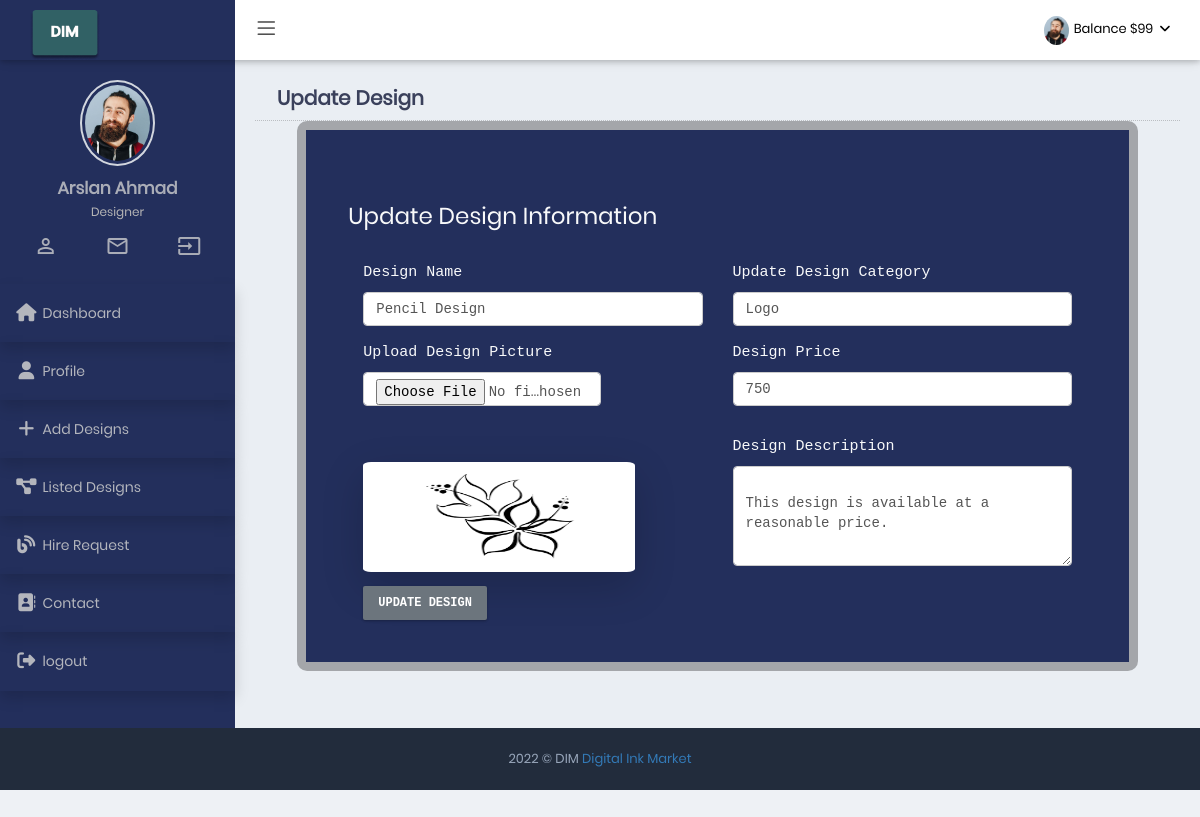
/designer/edit_design.php?id=14 (signed in), run on the app's committed database.
### tables this page shows
CREATE TABLE IF NOT EXISTS `designs` (
  `id` int(11) NOT NULL AUTO_INCREMENT,
  `dName` varchar(50) NOT NULL,
  `dCatagory` varchar(50) NOT NULL,
  `dPrice` varchar(50) NOT NULL,
  `dPic` varchar(50) NOT NULL,
  `description` varchar(500) NOT NULL,
  `user_id` int(11) NOT NULL,
  `added_on` datetime NOT NULL DEFAULT CURRENT_TIMESTAMP,
  PRIMARY KEY (`id`)
);

### designer/edit_design.php (the view, shortened to what this page needs)
<?php
include('../db_con.php');
include('partials/header.php');
$dname_e = "";
$dcat_e = "";
$ddescription_e = "";
$dprice_e = "";
if (isset($_GET['id'])) {
    $design_id = $_GET['id'];
    $query = "SELECT * FROM `designs` WHERE id=" . $design_id;
    $query_result_view_design = mysqli_query($con, $query);
    $fetch_design = mysqli_fetch_assoc($query_result_view_design);
    $dname_e = $fetch_design['dName'];
    $dcat_e = $fetch_design['dCatagory'];
    $ddescription_e = $fetch_design['description'];
    $dprice_e = $fetch_design['dPrice'];
    $dpicture_e = $fetch_design['dPic'];
}
?>
<div class="page-container">
    <?php
    include('partials/sidebar.php');
    ?>
    <div class="page-content-wrapper">
        <div class="page-content ">
            <div class="card-head">
                <header>Update Design</header>
            </div>
            <div class="outer-profile medium_b_raius mx-md-5" style="background:rgba(0,0,0,0.3);padding:1%;">
                <div class=" deep_dark p-md-5 p-3 text-light text-monospace px-md-5">
                    <form method="post" enctype="multipart/form-data">
                        <h3>Update Design Information</h3>
                        <div class="container">
                            <div class="row">
                                <div class="col-12 col-md-6">
                                    <label class="">Design Name</label>
                                    <input required type="text" placeholder="Design Name" name="dName" value="<?php echo $dname_e; ?>" class="form-control" id="dName">
                                </div>
                                <div class="col-12 col-md-6">
                                    <label class="">Update Design Category</label>
                                    <input required type="text" placeholder="Design Catagory" name="dCatagory" value="<?php echo $dcat_e; ?>" class="form-control" id="catagory">
                                </div>
                            </div>
                            <div class="row">
                                <div class="col-12 col-md-6 mt-3">
                                    <label class="">Upload Design Picture</label>
                                    <input type="file" class="form-control mb-3" id="picture" name="picture"  style="width: 70%;">
                                </div>
                                <div class="col-12 col-md-6 mt-3">
                                    <label class="">Design Price</label>
                                    <input required type="number" placeholder="Design Pre-Price" name="price" value="<?php echo $dprice_e; ?>" class="form-control" id="price">
                                </div>
                            </div>
                            <div class="row">
                                <div class="col-6 mt-5">
                                    <img class="shadow-lg" style="height: 110px;
    border-radius: 3%;
    width: 80%;
}" src="../General_Assets/assets/img/Designs/<?php echo $dpicture_e; ?>" class="img-responsive img fluid" alt="">
                                </div>
                                <div class="col-6 mt-3">
                                    <label class="">Design Description</label>
                                    <textarea class="form-control" placeholder="Enter Design Description " id="floatingTextarea2" name="desc" style="height: 100px">
                                    <?php echo $ddescription_e; ?></textarea>
                                </div>
                            </div>
                            <button type="submit" class="btn btn-secondary mt-3" name="update_design">Update Design</button>
                        </div>
                </div>
            </div>
        </div>
    </div>
</div>
</div>
<?php
include('partials/footer.php');
?>

### General_Assets/assets/css/responsive.css (style rules this page uses)
@media (min-width:992px) { .page-content-wrapper { float: left; width: 100% } }
@media (min-width:992px) { .page-content-wrapper .page-content { margin-left: 235px; margin-top: 0; min-height: 600px; padding: 25px 20px 10px } }

### General_Assets/assets/css/theme-color.css (style rules this page uses)
:root { --sidebar-color: #ffffff; --sidebar-font-color: #4680ff; --logo-color: #222c3c; --header-color: #6673FC; }
.dark-sidebar-color .page-container { background-color : #3a3f51; }

### designer/partials/header.php (style rules this page uses)
.dark-sidebar-color .sidemenu-container,.logo-dark .page-header.navbar .page-logo,.dark-sidebar-color .page-container,.deep_dark,.designer_primary { background-color:#232f5c; }
.medium_b_raius { border-radius:10px; }

### data on the page
designs: dName "Pencil Design", dCatagory "Logo", price "750", dPic (picture), desc "This design is available at a reasonable price."

### other printed values
$_SESSION['designer_user_name'] "Arslan Ahmad"
